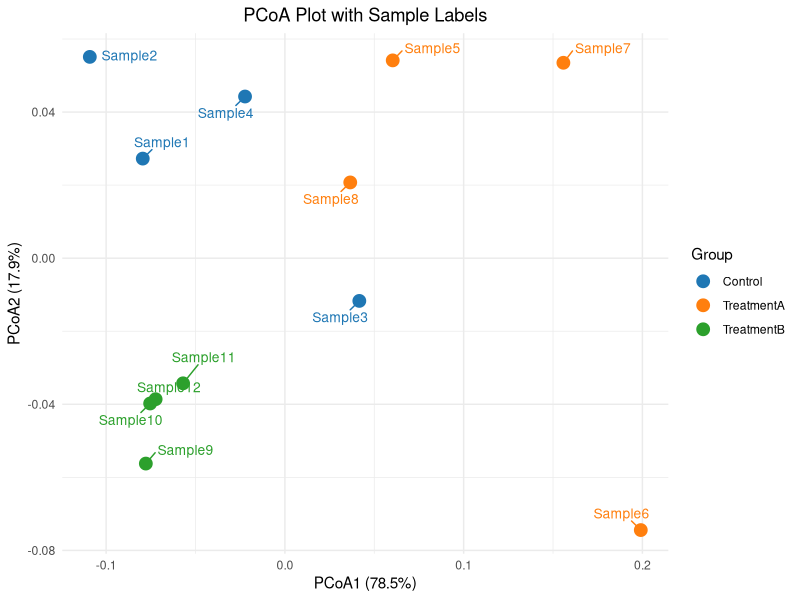

Write R code to recreate this figure.
# 加载必要的包
library(ggplot2)
library(vegan)
library(ggrepel)  # 用于防止标签重叠

# 创建示例数据
set.seed(123)
data <- data.frame(
  Sample = paste0("Sample", 1:12),
  Group = rep(c("Control", "TreatmentA", "TreatmentB"), each = 4),
  Var1 = c(rnorm(4, 10, 2), rnorm(4, 15, 3), rnorm(4, 8, 1)),
  Var2 = c(rnorm(4, 5, 1), rnorm(4, 7, 2), rnorm(4, 4, 0.5)),
  Var3 = c(rnorm(4, 20, 3), rnorm(4, 25, 4), rnorm(4, 18, 2))
)

# 查看数据结构
head(data)

# 计算Bray-Curtis距离矩阵
dist_matrix <- vegdist(data[, 3:5], method = "bray")

# 执行PCoA分析
pcoa_result <- cmdscale(dist_matrix, k = 2, eig = TRUE)

# 提取坐标和解释度
coordinates <- as.data.frame(pcoa_result$points)
colnames(coordinates) <- c("PCoA1", "PCoA2")
variance <- (pcoa_result$eig / sum(pcoa_result$eig)) * 100

# 添加样本信息和分组
coordinates$Sample <- data$Sample
coordinates$Group <- data$Group

# 绘制PCoA图
ggplot(coordinates, aes(x = PCoA1, y = PCoA2, color = Group)) +
  geom_point(size = 4) +
  geom_text_repel(
    aes(label = Sample),
    size = 3.5,
    box.padding = 0.5,
    show.legend = FALSE
  ) +
  scale_color_manual(values = c("Control" = "#1f77b4",
                               "TreatmentA" = "#ff7f0e",
                               "TreatmentB" = "#2ca02c")) +
  labs(x = paste0("PCoA1 (", round(variance[1], 1), "%)"),
       y = paste0("PCoA2 (", round(variance[2], 1), "%)"),
       title = "PCoA Plot with Sample Labels") +
  theme_minimal() +
  theme(plot.title = element_text(hjust = 0.5))
